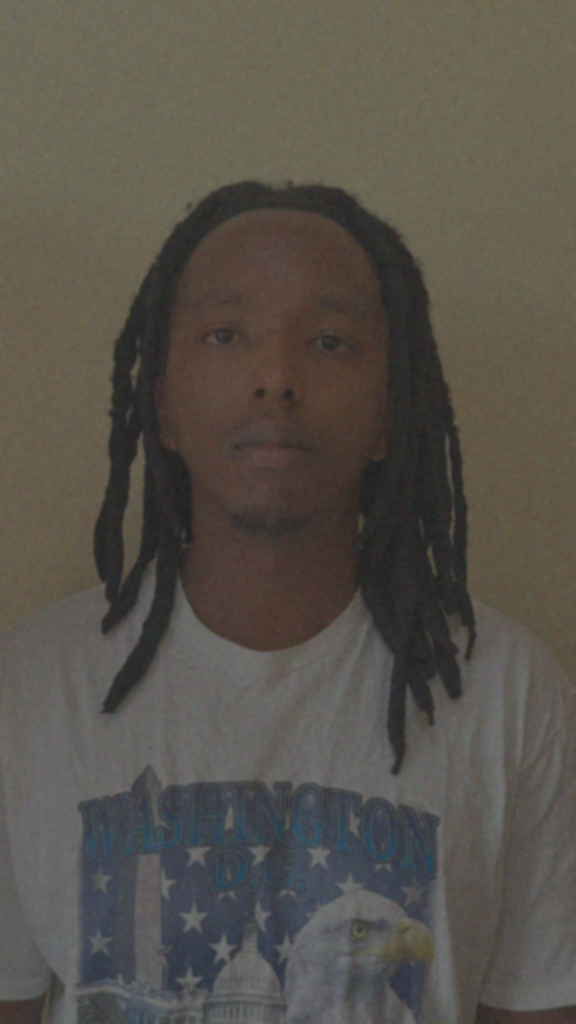
#> input picture unknown_person.jpg, 1152 x 2048 px, given as the content of the folder data/images, which was not available (shown at 1/2 size)
$ jupyter execute image_processing.ipynb   (text cells are left out)
#> lines starting #> are read from the running program, lines starting #| are printed output that depends on the picture; pictures that were not available may be replaced by others from this repository, and a replacement may not be noted
[cell 1]
import os
import numpy as np
import pandas as pd
import matplotlib.pyplot as plt
from PIL import Image
import cv2
from pathlib import Path
import warnings
warnings.filterwarnings('ignore')

[cell 2]
# Set up paths
image_dir = Path('data/images')

# Get all image files
image_files = sorted(list(image_dir.glob('*.jpeg')) + list(image_dir.glob('*.jpg')) + list(image_dir.glob('*.png')))

# Extract member names
members = sorted(list(set([f.stem.split('_')[0] for f in image_files])))
print(f"Members found: {members}")
print(f"Total images: {len(image_files)}")

[cell 3]
# Display basic information without plotting (to save resources)
print("\nImage Details:")
for img_path in image_files:
    img = Image.open(img_path)
#> img is the input picture: PIL image 1152x2048 RGB; mean R, G, B 87.2, 82.6, 74.8
    print(f"{img_path.name}: Size={img.size}, Mode={img.mode}")
#| unknown_person.jpg: Size=(1152, 2048), Mode=RGB

print("\nSkipping visualization - only extracting features to CSV")

[cell 4]
def apply_augmentations(image_path):
    """
    Apply various augmentations to an image and return augmented versions
    """
    img = Image.open(image_path)
    img_array = np.array(img)

    augmentations = {
        'original': img_array,
        'rotate_90': np.array(img.rotate(90, expand=True)),
        'rotate_180': np.array(img.rotate(180)),
        'rotate_270': np.array(img.rotate(270, expand=True)),
        'flip_horizontal': np.array(img.transpose(Image.FLIP_LEFT_RIGHT)),
        'flip_vertical': np.array(img.transpose(Image.FLIP_TOP_BOTTOM)),
        'grayscale': np.array(img.convert('L')),
        'rotate_random': np.array(img.rotate(np.random.randint(-30, 30))),
    }

    return augmentations

[cell 5]
# Skip visualization of augmentations - only extracting features
print("Skipping augmentation visualization - only extracting features to CSV")

[cell 6]
from skimage.feature import hog
from skimage import exposure

def extract_color_histogram(img_array, bins=32):
    """
    Extract color histogram features for each channel
    """
#> called with bins = 32
    features = []

    if len(img_array.shape) == 3:  # Color image
        for i in range(3):  # RGB channels
            hist, _ = np.histogram(img_array[:, :, i], bins=bins, range=(0, 256))
            hist = hist / hist.sum()  # Normalize
            features.extend(hist)
#> after the loop, features = 96 values, max 0.268 at index 13, min 0 at index 0, mean 0.0312
    else:  # Grayscale
        hist, _ = np.histogram(img_array, bins=bins, range=(0, 256))
        hist = hist / hist.sum()
        features.extend(hist)
        # Pad with zeros to match RGB size
        features.extend([0] * (bins * 2))

    return features

def extract_statistical_features(img_array):
    """
    Extract statistical features from image
    """
    features = []

    if len(img_array.shape) == 3:  # Color image
        for i in range(3):
            channel = img_array[:, :, i]
            features.extend([
                np.mean(channel),
                np.std(channel),
                np.min(channel),
                np.max(channel),
                np.median(channel)
            ])
    else:  # Grayscale
        features.extend([
            np.mean(img_array),
            np.std(img_array),
            np.min(img_array),
            np.max(img_array),
            np.median(img_array)
        ])
        # Pad with zeros
        features.extend([0] * 10)

    return features

def extract_edge_features(img_array):
    """
    Extract edge detection features using Canny
    """
    # Convert to grayscale if needed
    if len(img_array.shape) == 3:
        gray = cv2.cvtColor(img_array, cv2.COLOR_RGB2GRAY)
    else:
        gray = img_array

    # Apply Canny edge detection
    edges = cv2.Canny(gray, 100, 200)

    # Extract features from edges
    features = [
        np.sum(edges > 0) / edges.size,  # Edge density
        np.mean(edges),
        np.std(edges)
    ]

    return features

def extract_hog_features(img_array, resize_shape=(128, 128)):
    """
    Extract HOG (Histogram of Oriented Gradients) features
    """
    # Convert to grayscale if needed
    if len(img_array.shape) == 3:
        gray = cv2.cvtColor(img_array, cv2.COLOR_RGB2GRAY)
    else:
        gray = img_array

    # Resize for consistent feature size
    resized = cv2.resize(gray, resize_shape)

    # Extract HOG features
    fd = hog(resized, orientations=9, pixels_per_cell=(8, 8),
             cells_per_block=(2, 2), visualize=False)

    # Return first 100 features to keep size manageable
    return fd[:100].tolist()

def extract_all_features(img_path, augmentation_type='original'):
    """
    Extract all features from an image
    """
    img = Image.open(img_path)
    img_array = np.array(img)

    # Apply augmentation if needed
    if augmentation_type != 'original':
        augmented = apply_augmentations(img_path)
        img_array = augmented.get(augmentation_type, img_array)

    # Extract all feature types
    features = {
        'image_name': img_path.name,
        'member_name': img_path.stem.split('_')[0],
        'expression': '_'.join(img_path.stem.split('_')[1:]),
        'augmentation': augmentation_type,
        'image_width': img.size[0],
        'image_height': img.size[1],
    }

    # Color histogram features
    hist_features = extract_color_histogram(img_array)
#> hist_features has the same summary as features in extract_color_histogram
    for i, val in enumerate(hist_features):
        features[f'hist_{i}'] = val
#> this loop made 96 passes
#> val on passes 1 to 12: 0, 0, 0, 2.33e-05, 0.0158, 0.0698, 0.0341, 0.0535, 0.0706, 0.0679, 0.0738, 0.111
#> after the loop, features = 102 items

    # Statistical features
    stat_features = extract_statistical_features(img_array)
#> the loop in extract_statistical_features, `for i in range(3):` made 3 passes
#> pass 1, in extract_statistical_features, `channel = img_array[:, :, i]`:
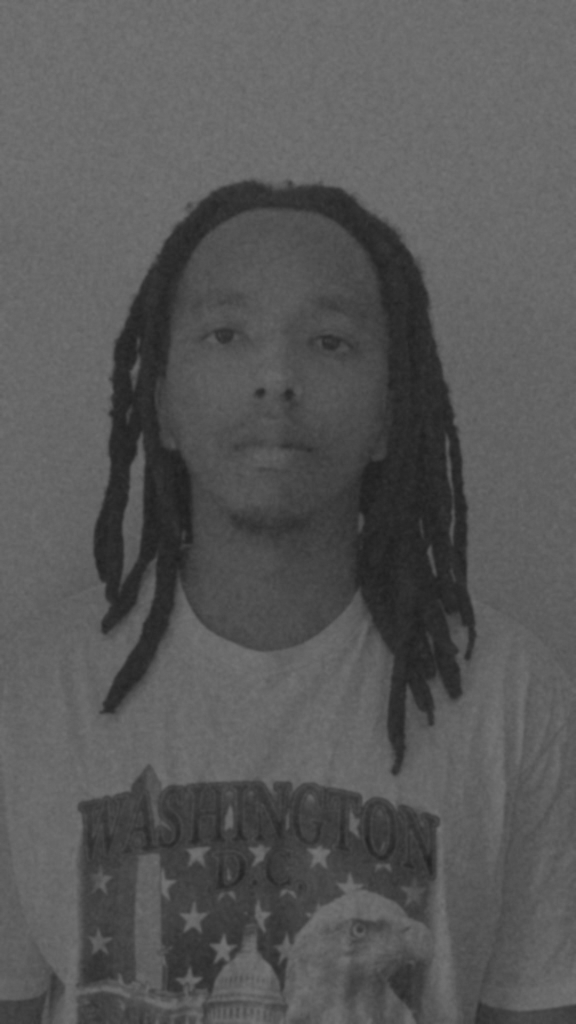
#> channel: shape (2048, 1152) (shown at 1/2 size); min 30, max 118, mean 87.2
#> pass 3, in extract_statistical_features, `channel = img_array[:, :, i]`:
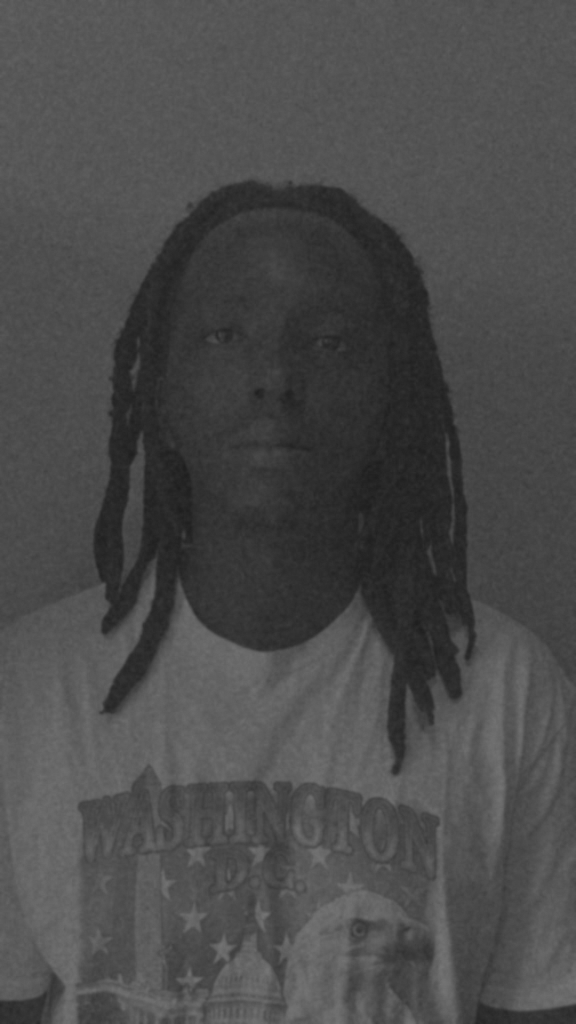
#> channel: shape (2048, 1152) (shown at 1/2 size); min 28, max 118, mean 74.8
#> after the loop in extract_statistical_features, `for i in range(3):`: features = [87.2, 21.22, 30, 118, 96, 82.59, 20.82, 30, 118, 90, 74.84, 18.46, 28, 118, 79]
#> stat_features has the same summary as features in extract_statistical_features
    stat_names = []
    for channel in ['r', 'g', 'b']:
        stat_names.extend([f'{channel}_mean', f'{channel}_std', f'{channel}_min',
                          f'{channel}_max', f'{channel}_median'])
    for name, val in zip(stat_names, stat_features):
        features[name] = val
#> this loop made 15 passes
#> (name, val) on passes 1 to 12: ('r_mean', 87.2), ('r_std', 21.22), ('r_min', 30), ('r_max', 118), ('r_median', 96), ('g_mean', 82.59), ('g_std', 20.82), ('g_min', 30), ('g_max', 118), ('g_median', 90), ('b_mean', 74.84), ('b_std', 18.46)
#> after the loop, features = 117 items

    # Edge features
    edge_features = extract_edge_features(img_array)
#> in extract_edge_features, `edges = cv2.Canny(gray, 100, 200)`: edges: shape (2048, 1152); every value is 0
#> in extract_edge_features, `features = [ np.sum(edges > 0) / edges.size,`: features = [0, 0, 0]
#> edge_features = [0, 0, 0]
    features['edge_density'] = edge_features[0]
    features['edge_mean'] = edge_features[1]
    features['edge_std'] = edge_features[2]

    # HOG features
    hog_features = extract_hog_features(img_array)
#> in extract_hog_features, `resized = cv2.resize(gray, resize_shape)`:
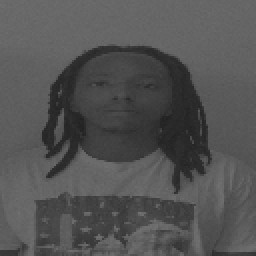
#> resized: shape (128, 128) (shown 2 times larger); min 33, max 113, mean 83.3
#> in extract_hog_features, `fd = hog(resized, orientations=9, pixels_per_cell=(8, 8), cells_per_bl..`: fd = 8100 values, max 0.508 at index 850, min 0 at index 214, mean 0.138
#> hog_features = 100 values, max 0.228 at index 4, min 0.0354 at index 24, mean 0.159
    for i, val in enumerate(hog_features):
        features[f'hog_{i}'] = val
#> this loop made 100 passes
#> val on passes 1 to 12: 0.202, 0.194, 0.161, 0.157, 0.228, 0.0561, 0.228, 0.151, 0.183, 0.228, 0.228, 0.166
#> after the loop, features = 220 items

    return features

[cell 7]
# Extract features for all images and their augmentations
all_features = []

augmentation_types = ['original', 'rotate_90', 'rotate_180', 'rotate_270',
                     'flip_horizontal', 'flip_vertical', 'grayscale', 'rotate_random']

print("Extracting features from images...")
for img_path in image_files:
    print(f"Processing: {img_path.name}")

    for aug_type in augmentation_types:
        try:
            features = extract_all_features(img_path, aug_type)
#> features = 220 items
            all_features.append(features)
        except Exception as e:
            print(f"  Error with {aug_type}: {str(e)}")

print(f"\nTotal feature vectors extracted: {len(all_features)}")

[cell 8]
# Create DataFrame
features_df = pd.DataFrame(all_features)

# Save to CSV
output_path = 'image_features.csv'
features_df.to_csv(output_path, index=False)

print(f"Features saved to: {output_path}")
print(f"Shape: {features_df.shape}")
#| Shape: (8, 220)
print(f"\nFirst few rows:")
print(features_df.head())

# Display summary statistics
print("\n" + "="*80)
print("FEATURE EXTRACTION SUMMARY")
print("="*80)
print(f"Total images processed: {len(image_files)}")
print(f"Total augmentations per image: {len(augmentation_types)}")
print(f"Total feature vectors: {len(features_df)}")
print(f"Features per vector: {len(features_df.columns)}")
print(f"\nMembers: {', '.join(members)}")
print(f"\nImages per member:")
print(features_df[features_df['augmentation'] == 'original']['member_name'].value_counts())

[cell 9]
# Display info about the saved CSV
print("\nColumn names in image_features.csv:")
print("-" * 80)
for i, col in enumerate(features_df.columns, 1):
    print(f"{i:3d}. {col}")

print(f"\nTotal columns: {len(features_df.columns)}")
